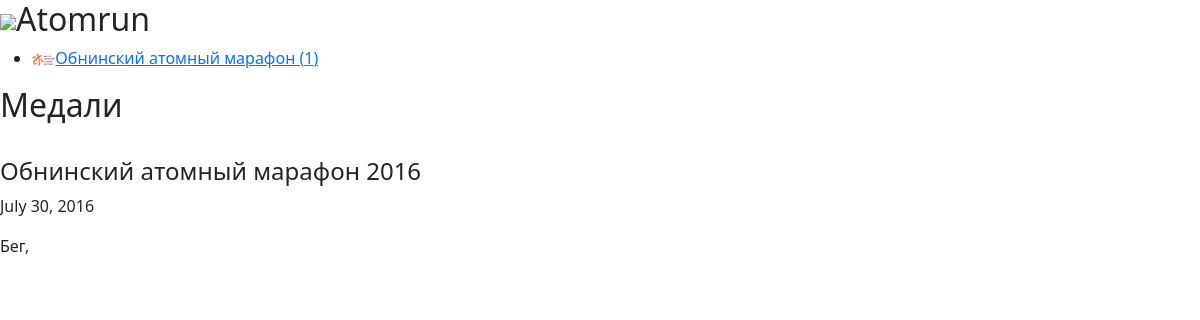
Page /org/13 on the earlier database version.
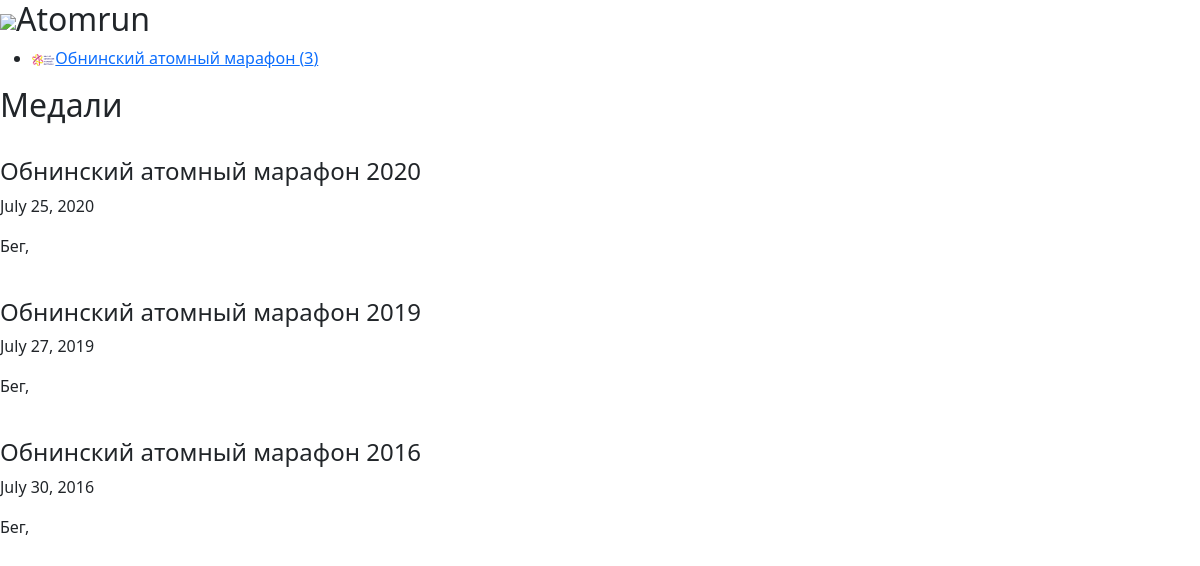
Same page on the later database version.
### medals/models.py (models this page shows, shortened)
class Series(models.Model):
    name = models.CharField(max_length = 200)
    org = models.ForeignKey(Org, on_delete = models.CASCADE, blank = True, null=True)
    count = models.IntegerField(default = 0)
    descriprion = models.TextField(blank = True)
    logo = models.FileField(blank = True, upload_to='static/images/logos/series')

class Medal(models.Model):
    country = models.ForeignKey(Country, on_delete = models.CASCADE)
    region = models.ForeignKey(Region, on_delete = models.CASCADE, blank = True, null=True)
    city = models.ForeignKey(City, on_delete = models.CASCADE)
    sport = models.ForeignKey(Sport, on_delete = models.CASCADE, to_field='name', default='Бег')
    series = models.ForeignKey(Series, on_delete = models.CASCADE, blank = True, null=True)
    org = models.ForeignKey(Org, on_delete = models.CASCADE, blank = True, null=True)
    name = models.CharField(max_length = 200)
    date_added = models.DateField(auto_now = True)
    date = models.DateField(auto_now = False)
    distance = models.CharField(blank = True, max_length = 15)
    photo = models.ImageField(upload_to='static/images/medals/')
    photo_second = models.ImageField(blank = True, upload_to='static/images/medals')
    likes = models.IntegerField(default = 0)
    added_by = models.CharField(blank = True, max_length = 200, default='fatum')
    credentials = models.CharField(blank = True, max_length = 200, default='@fa_tum')

class Sport(models.Model):
    name = models.CharField(max_length = 200, unique = True)
    count = models.IntegerField(default = 0)
    descriprion = models.TextField(blank = True)
    logo = models.FileField(blank = True, upload_to='static/images/logos/sports')
    def __str__(self):
        return self.name

### medals/views.py (the view)
# urls.py: path('org/<int:id>', views.org),
def org(request, id):
    org = Org.objects.get(id=id)
    medals = Medal.objects.filter(org = id).order_by('-date')
    return render(request, 'medals/org.html', context={"org": org, "medals": medals})

### medals/models.py (called while the page is built)
    def get_series(self):
        return self.series_set.all().order_by('-count', 'name')

### templates/medals/org.html (shortened to what this page needs)
<!DOCTYPE html>
{% load static %}
<html>
<head>
  <link href="https://cdn.jsdelivr.net/npm/bootstrap@5.1.3/dist/css/bootstrap.min.css" rel="stylesheet">
</head>
<body>
  <h2><img src="../{{ org.logo }}" height=50></img>{{org.name}}</h2>
    {% if org.get_series.count > 0 %}
      <ul>
        {% for seria in org.get_series %}
          {% if seria.logo %}
            <li><a href="../series/{{seria.id}}"><img src="../{{ seria.logo }}" height=12></img>{{ seria.name }} ({{ seria.count }})</a></li>
          {% else %}
            <li><a href="../series/{{seria.id}}">{{ seria.name }} ({{ seria.count }})</a></li>
          {% endif %}
        {% endfor %}
      </ul>
    {% endif %}
<h2>Медали</h2>
{% if medals.count > 0 %}
  {% for medal in medals %}
      <div>
        <h4>{{medal.name}}</h4>
        <p>{{medal.date}}</p>
        <p>{{medal.sport}}, {{medal.distance}}</p>
      </div>
  {% endfor %}
{% endif %}
</body>
</html>

Differences in the rows shown:
changed Series "Обнинский атомный марафон": count "1" → "3"
added Medal: name "Обнинский атомный марафон 2020", date "July 25, 2020", sport "Бег"
added Medal: name "Обнинский атомный марафон 2019", date "July 27, 2019", sport "Бег"
